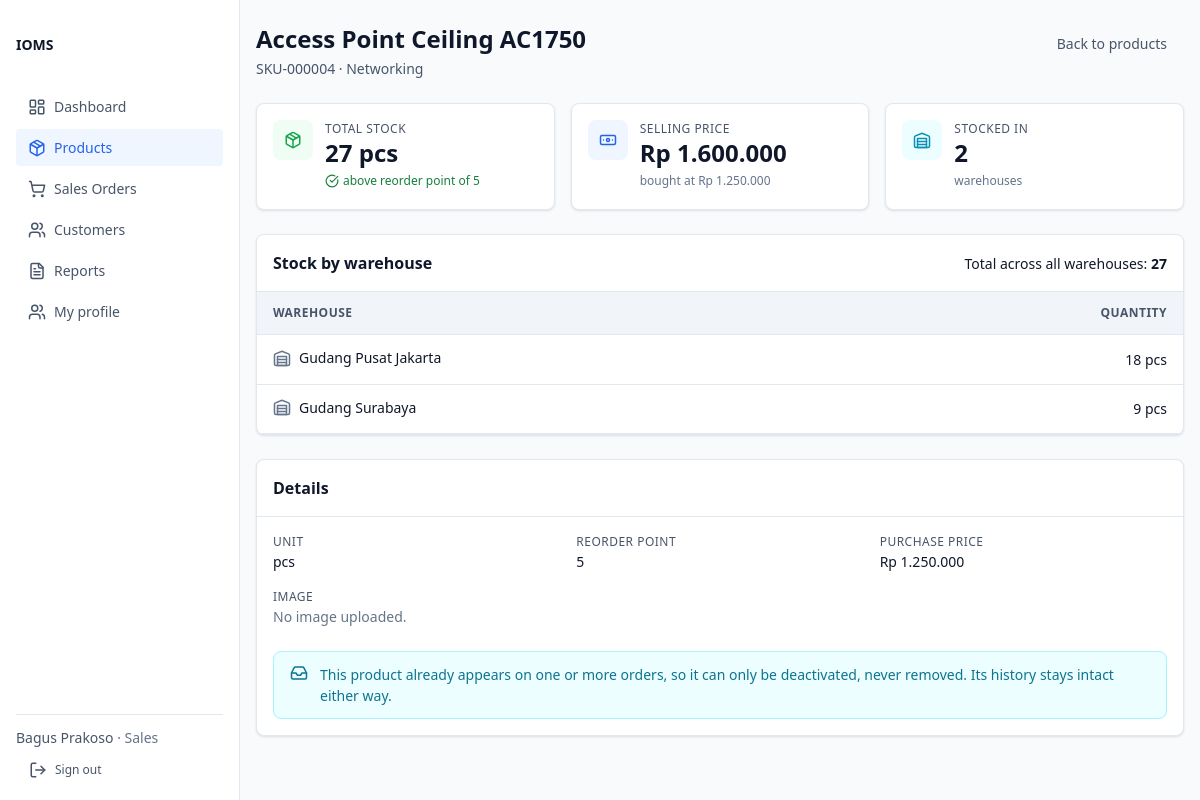
/products/4 (signed in), run on the app's committed database.
### tables this page shows
CREATE TABLE IF NOT EXISTS `product` (
    `id`             BIGINT UNSIGNED NOT NULL AUTO_INCREMENT,
    `sku`            VARCHAR(64)     NOT NULL,                 
    `name`           VARCHAR(200)    NOT NULL,                 
    `category_id`    BIGINT UNSIGNED NOT NULL,                 
    `unit`           VARCHAR(32)     NOT NULL,                 
    `purchase_price` DECIMAL(15, 2)  NOT NULL,                 
    `selling_price`  DECIMAL(15, 2)  NOT NULL,                 
    `reorder_point`  INT             NOT NULL,                 
    `image_path`     VARCHAR(255)    NULL,                     
    `is_active`      TINYINT(1)      NOT NULL DEFAULT 1,       
    `created_at`     DATETIME        NOT NULL,
    `updated_at`     DATETIME        NOT NULL,
    PRIMARY KEY (`id`),
    UNIQUE KEY `uq_product_sku` (`sku`),
    KEY `ix_product_category` (`category_id`),
    KEY `ix_product_active_name` (`is_active`, `name`),
    CONSTRAINT `fk_product_category`
        FOREIGN KEY (`category_id`) REFERENCES `category` (`id`) ON DELETE RESTRICT,
    CONSTRAINT `ck_product_purchase_price` CHECK (`purchase_price` >= 0),
    CONSTRAINT `ck_product_selling_price` CHECK (`selling_price` >= 0),
    CONSTRAINT `ck_product_reorder_point` CHECK (`reorder_point` >= 0)
);

CREATE TABLE IF NOT EXISTS `category` (
    `id`          BIGINT UNSIGNED NOT NULL AUTO_INCREMENT,
    `name`        VARCHAR(150)    NOT NULL,                    
    `description` TEXT            NULL,                        
    `created_at`  DATETIME        NOT NULL,
    `updated_at`  DATETIME        NOT NULL,
    PRIMARY KEY (`id`),
    UNIQUE KEY `uq_category_name` (`name`)
);

CREATE TABLE IF NOT EXISTS `warehouse` (
    `id`         BIGINT UNSIGNED NOT NULL AUTO_INCREMENT,
    `name`       VARCHAR(150)    NOT NULL,                     
    `location`   VARCHAR(255)    NOT NULL,                     
    `is_active`  TINYINT(1)      NOT NULL DEFAULT 1,           
    `created_at` DATETIME        NOT NULL,
    `updated_at` DATETIME        NOT NULL,
    PRIMARY KEY (`id`),
    KEY `ix_warehouse_active` (`is_active`)
);

### views/products/detail.php (the view, shortened to what the rows shown need)
<div class="page-header">
    <div>
        <h1 class="page-title"><?= View::e($product->name) ?></h1>
        <p class="page-subtitle">
            <span class="tabular"><?= View::e($product->sku) ?></span>
            · <?= View::e($category->name) ?>
        </p>
    </div>
</div>
<div class="stat-grid">
    <div class="stat">
        <div class="stat-body">
            <div class="stat-label">Total stock</div>
            <div class="stat-value tabular"><?= (int) $breakdown['total'] ?> <?= View::e($product->unit) ?></div>
            <div class="stat-delta stat-delta--<?= $breakdown['isLowStock'] ? 'down' : 'up' ?>">
                <svg class="icon" aria-hidden="true" style="width:14px;height:14px">
                    <use href="/assets/icons/lucide-sprite.svg#<?= $breakdown['isLowStock'] ? 'trending-down' : 'check-circle' ?>"></use>
                </svg>
                <span>
                    <?= $breakdown['isLowStock']
                        ? 'at or below reorder point of ' . (int) $product->reorderPoint
                        : 'above reorder point of ' . (int) $product->reorderPoint ?>
                </span>
            </div>
        </div>
    </div>
    <div class="stat">
        <div class="stat-body">
            <div class="stat-label">Selling price</div>
            <div class="stat-value tabular"><?= View::e(Money::format($product->sellingPrice)) ?></div>
            <div class="stat-delta stat-delta--flat">
                <span>bought at <?= View::e(Money::format($product->purchasePrice)) ?></span>
            </div>
        </div>
    </div>
</div>
<div class="card">
    <div class="card-header">
        <h2 class="card-title">Stock by warehouse</h2>
    </div>
    <?php if ($breakdown['warehouses'] === []) : ?>
        <div class="card-body">
            <p class="muted">This product is not stocked in any active warehouse yet.</p>
        </div>
    <?php else : ?>
        <div class="table-wrap">
            <table class="table">
                <thead>
                    <tr>
                        <th scope="col">Warehouse</th>
                        <th scope="col" class="numeric">Quantity</th>
                    </tr>
                </thead>
                <tbody>
                    <?php foreach ($breakdown['warehouses'] as $row) : ?>
                        <tr>
                            <td>
                                <span class="row-entity">
                                    <svg class="icon" aria-hidden="true">
                                        <use href="/assets/icons/lucide-sprite.svg#warehouse"></use>
                                    </svg>
                                    <span class="cell-primary"><?= View::e($row['warehouseName']) ?></span>
                                </span>
                            </td>
                            <td class="numeric"><?= (int) $row['quantity'] ?> <?= View::e($product->unit) ?></td>
                        </tr>
                    <?php endforeach; ?>
                </tbody>
            </table>
        </div>
    <?php endif; ?>
</div>
<div class="card" style="margin-top: var(--space-6)">
    <div class="card-header">
        <h2 class="card-title">Details</h2>
    </div>
    <div class="card-body">
        <div class="form-grid">
            <div>
                <div class="stat-label">Unit</div>
                <p><?= View::e($product->unit) ?></p>
            </div>
            <div>
                <div class="stat-label">Reorder point</div>
                <p class="tabular"><?= (int) $product->reorderPoint ?></p>
            </div>
            <div>
                <div class="stat-label">Purchase price</div>
                <p class="tabular"><?= View::e(Money::format($product->purchasePrice)) ?></p>
            </div>
        </div>
    </div>
</div>

### data on the page
product: name "Access Point Ceiling AC1750", sku "SKU-000004", unit "pcs", reorder_point "5", selling_price "Rp 1.600.000", purchase_price "Rp 1.250.000"
category: name "Networking"
warehouse: name "Gudang Pusat Jakarta", quantity "18"
warehouse: name "Gudang Surabaya", quantity "9"

### other printed values
View::e($item['label']) "Dashboard"
View::e($item['label']) "Products"
View::e($item['label']) "Sales Orders"
View::e($item['label']) "Customers"
View::e($item['label']) "Reports"
View::e($item['label']) "My profile"
View::e($session->userName() ?? '') "Bagus Prakoso"
View::e($role->label()) "Sales"
$breakdown['total'] "27"
count($breakdown['warehouses']) "2"
